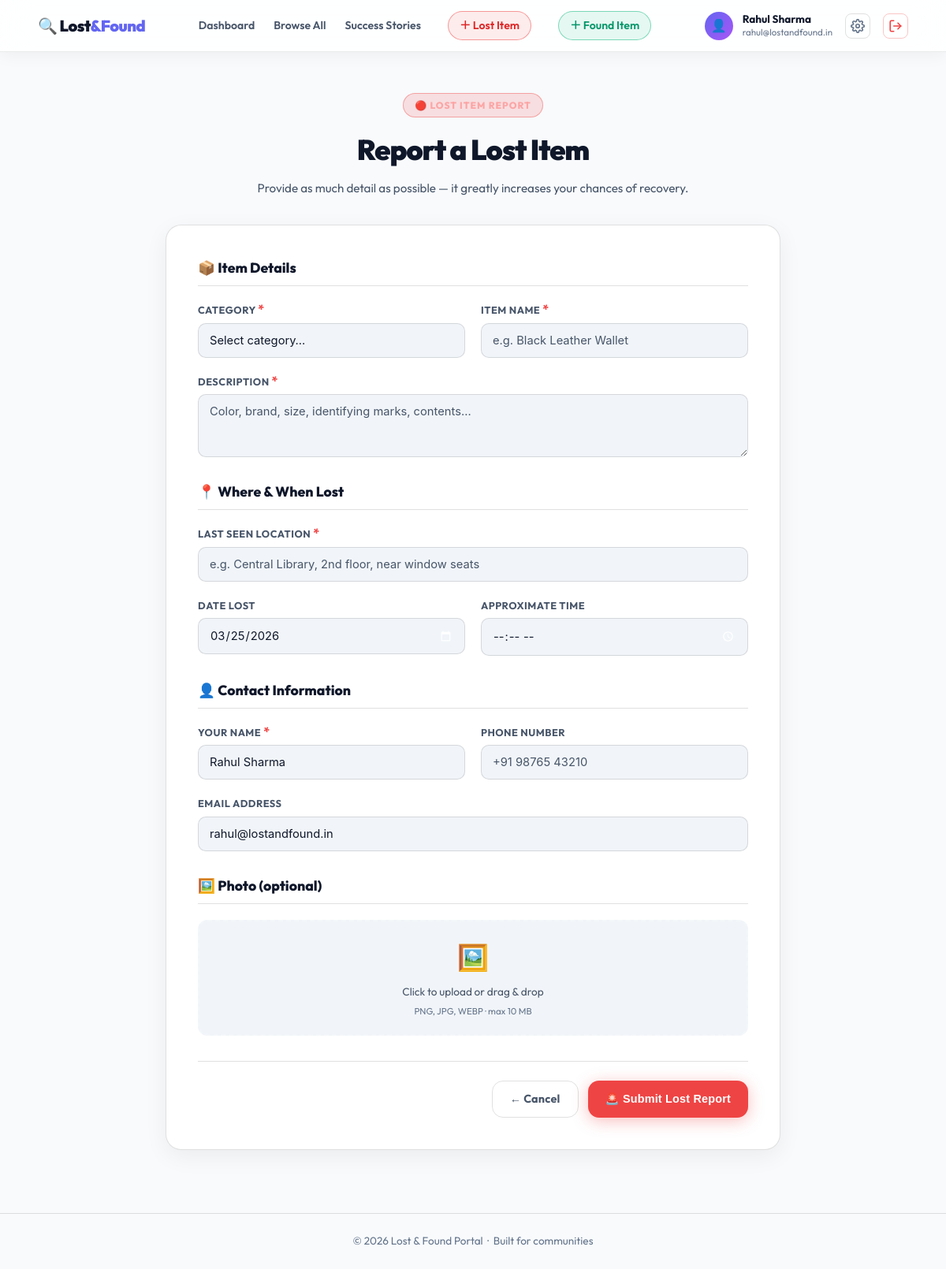
Page /report-lost (signed in) on the committed database.
### app.py (models this page shows)
class User(UserMixin, db.Model):
    id            = db.Column(db.Integer, primary_key=True)
    name          = db.Column(db.String(100))
    email         = db.Column(db.String(150), unique=True)
    password_hash = db.Column(db.String(200))
    avatar        = db.Column(db.String(50), default='👤')
    theme         = db.Column(db.String(20), default='dark')
    items         = db.relationship('Item', backref='owner', lazy=True)

### app.py (the view, shortened to what this page needs)
@app.route('/report-lost', methods=['GET', 'POST'])
@login_required
def report_lost():
    return render_template('report_lost.html', categories=CATEGORIES)

### app.py (called while the page is built)
@login_manager.user_loader
def load_user(user_id):
    return User.query.get(int(user_id))

### templates/report_lost.html (shortened to what this page needs)
{% extends 'base.html' %}
{% block content %}
<section class="page-hero">
  <div class="page-hero-badge lost-badge-hero">🔴 Lost Item Report</div>
  <h1>Report a Lost Item</h1>
  <p>Provide as much detail as possible — it greatly increases your chances of recovery.</p>
</section>
<section class="form-section">
  <form method="POST" enctype="multipart/form-data" class="report-form" id="report-lost-form">
    <div class="form-section-label">📦 Item Details</div>
    <div class="form-grid">
      <div class="form-group">
        <label for="category">Category <span class="req">*</span></label>
        <select id="category" name="category" required>
          <option value="" disabled selected>Select category…</option>
        </select>
      </div>
      <div class="form-group">
        <label for="title">Item Name <span class="req">*</span></label>
        <input type="text" id="title" name="title" placeholder="e.g. Black Leather Wallet" required/>
      </div>
      <div class="form-group full">
        <label for="description">Description <span class="req">*</span></label>
        <textarea id="description" name="description" rows="3" placeholder="Color, brand, size, identifying marks, contents…" required></textarea>
      </div>
    </div>
    <div class="form-section-label">📍 Where &amp; When Lost</div>
    <div class="form-grid">
      <div class="form-group full">
        <label for="location">Last Seen Location <span class="req">*</span></label>
        <input type="text" id="location" name="location" placeholder="e.g. Central Library, 2nd floor, near window seats" required/>
      </div>
      <div class="form-group">
        <label for="incident_date">Date Lost</label>
        <input type="date" id="incident_date" name="incident_date" max="{{ now_date }}"/>
      </div>
      <div class="form-group">
        <label for="incident_time">Approximate Time</label>
        <input type="time" id="incident_time" name="incident_time"/>
      </div>
    </div>
    <div class="form-section-label">👤 Contact Information</div>
    <div class="form-grid">
      <div class="form-group">
        <label for="contact_name">Your Name <span class="req">*</span></label>
        <input type="text" id="contact_name" name="contact_name" value="{{ current_user.name }}" required/>
      </div>
      <div class="form-group">
        <label for="contact_phone">Phone Number</label>
        <input type="tel" id="contact_phone" name="contact_phone" placeholder="+91 98765 43210"/>
      </div>
      <div class="form-group full">
        <label for="contact_email">Email Address</label>
        <input type="email" id="contact_email" name="contact_email" value="{{ current_user.email }}"/>
      </div>
    </div>
    <div class="form-section-label">🖼️ Photo (optional)</div>
    <div class="form-grid">
      <div class="form-group full">
        <div class="file-drop" id="file-drop">
          <div class="file-drop-inner" id="drop-inner">
            <span class="file-icon">🖼️</span>
            <span>Click to upload or drag &amp; drop</span>
            <span class="file-hint">PNG, JPG, WEBP · max 10 MB</span>
          </div>
        </div>
      </div>
    </div>
    <div class="form-actions">
      <a href="/dashboard" class="btn btn-ghost">← Cancel</a>
      <button type="submit" class="btn btn-danger">🚨 Submit Lost Report</button>
    </div>
  </form>
</section>
{% endblock %}

### templates/base.html (shortened to what this page needs)
<!DOCTYPE html>
<html lang="en">
<head>
  <link rel="stylesheet" href="{{ url_for('static', filename='style.css') }}"/>
</head>
<body class="{% if current_user.is_authenticated %}{{ current_user.theme }}-theme{% else %}dark-theme{% endif %}">
  <nav class="navbar">
    <a href="/dashboard" class="logo">🔍 Lost<span>&Found</span></a>
    <div class="nav-links">
      <a href="/dashboard" class="{% if request.path == '/dashboard' %}nav-active{% endif %}">Dashboard</a>
      <a href="/browse"    class="{% if request.path == '/browse'    %}nav-active{% endif %}">Browse All</a>
      <a href="/recovered" class="{% if request.path == '/recovered' %}nav-active{% endif %}">Success Stories</a>
      <a href="/report-lost"  class="nav-pill nav-pill-red">＋ Lost Item</a>
      <a href="/report-found" class="nav-pill nav-pill-green">＋ Found Item</a>
    </div>
    <div class="nav-user">
      <div class="user-avatar">{{ current_user.avatar }}</div>
      <div class="user-info">
        <span class="user-name">{{ current_user.name }}</span>
        <span class="user-email">{{ current_user.email }}</span>
      </div>
      <a href="/settings" class="logout-btn" title="Settings">
      </a>
      <a href="/logout" class="logout-btn" title="Sign out" style="color:#ef4444; border-color:rgba(239,68,68,0.3) !important;">
        <svg width="18" height="18" viewBox="0 0 24 24" fill="none" stroke="currentColor" stroke-width="2.2" stroke-linecap="round" stroke-linejoin="round">
          <path d="M9 21H5a2 2 0 0 1-2-2V5a2 2 0 0 1 2-2h4"/>
          <polyline points="16 17 21 12 16 7"/>
          <line x1="21" y1="12" x2="9" y2="12"/>
        </svg>
      </a>
    </div>
  </nav>
  <main>{% block content %}{% endblock %}</main>
  <footer class="footer">
    <p>© 2026 Lost & Found Portal &nbsp;·&nbsp; Built for communities</p>
  </footer>
</body>
</html>

### rows in the picture
User: avatar "👤", name "Rahul Sharma", email "rahul@lostandfound.in", contact_name "Rahul Sharma", contact_email "rahul@lostandfound.in"
